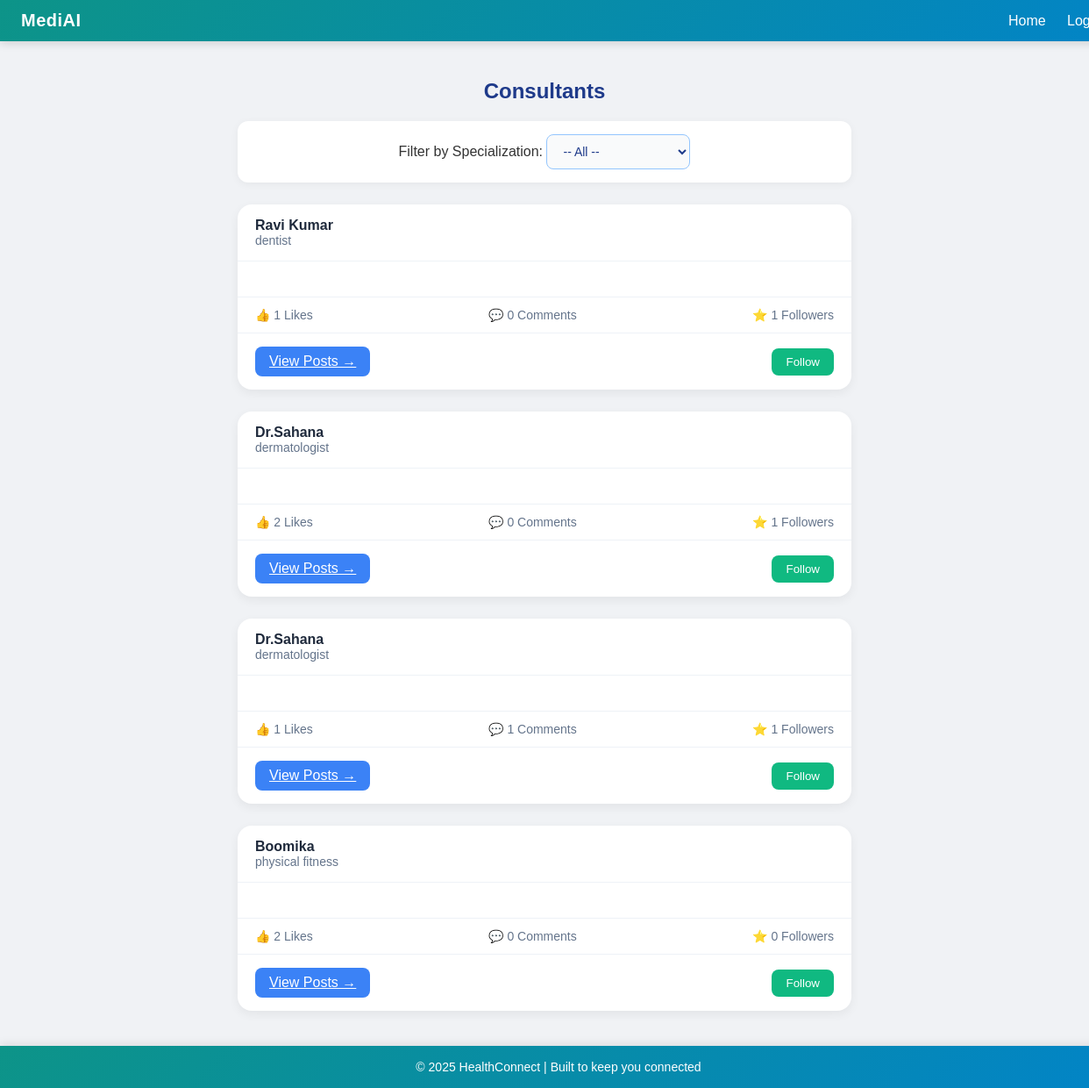
/consultants, run on the app's committed database.
### models.py (models this page shows)
class Consultant(Base):
    __tablename__ = "consultants"
    id = Column(Integer, primary_key=True, index=True)
    name = Column(String, nullable=False)
    email = Column(String, nullable=False)
    specialization = Column(String, nullable=False)
    bio = Column(Text, nullable=True)
    media_path = Column(String, nullable=True)
    media_type = Column(String, nullable=True)
    posts = relationship("ConsultantPost", back_populates="consultant", cascade="all, delete")
    likes = relationship("Like", back_populates="consultant", cascade="all, delete")
    comments = relationship("Comment", back_populates="consultant", cascade="all, delete")
    followers = relationship("Follower", back_populates="consultant", cascade="all, delete")

### app.py (the view)
@app.get("/consultants", response_class=HTMLResponse)
def consultants_page(request: Request, q: str = None, specialization: str = None, db: Session = Depends(get_db)):
    query = db.query(ConsultantPost).join(Consultant)
    if specialization:
        query = query.filter(Consultant.specialization.ilike(f"%{specialization}%"))
    if q:
        q_like = f"%{q}%"
        query = query.filter(
            (Consultant.name.ilike(q_like)) |
            (Consultant.bio.ilike(q_like)) |
            (ConsultantPost.content.ilike(q_like)) |
            (Consultant.specialization.ilike(q_like))
        )
    posts = query.order_by(ConsultantPost.timestamp.desc()).all()
    result = []
    for p in posts:
        c = db.query(Consultant).get(p.consultant_id)
        likes_count = db.query(Like).filter(Like.post_id == p.id).count()
        comments = db.query(Comment).filter(Comment.post_id == p.id).order_by(Comment.timestamp.asc()).all()
        followers_count = db.query(Follower).filter(Follower.consultant_id == c.id).count()
        result.append({
            "post": p,
            "consultant": c,
            "likes_count": likes_count,
            "comments": comments,
            "followers_count": followers_count,
            "profile_pic": media_url_for(c.media_path) if c.media_path else None,
            "media_url": media_url_for(p.media_path) if p.media_path else None
        })
    user_email = request.session.get("user_email") or request.session.get("user")
    user = None
    if user_email:
        user = get_current_user(db, user_email)
    return templates.TemplateResponse("consultants.html", {"request": request, "posts": result, "q": q, "selected_specialization": specialization, "user": user})

### templates/consultants.html (shortened to what this page needs)
<!DOCTYPE html>
<html lang="en">
<head>
</head>
<body>
  <nav>
    <div class="nav-title">MediAI</div>
    <div class="nav-links">
      <a href="/home">Home</a>
      <a href="/logout">Logout</a>
    </div>
  </nav>
  <div class="feed-container">
    <h2>Consultants</h2>
    <div class="filter-form">
      <form method="get" action="/consultants">
        <label for="specialization">Filter by Specialization:</label>
        <select name="specialization" id="specialization" onchange="this.form.submit()">
          <option value="">-- All --</option>
        </select>
      </form>
    </div>
    {% for item in posts %}
      <div class="consultant-card">
        <div class="consultant-header">
          <div>
            <div class="name">{{ item.consultant.name }}</div>
            <div class="spec">{{ item.consultant.specialization }}</div>
          </div>
        </div>
        <div class="consultant-body">
        </div>
        <div class="stats">
          <span>👍 {{ item.likes_count }} Likes</span>
          <span>💬 {{ item.comments|length }} Comments</span>
          <span>⭐ {{ item.followers_count }} Followers</span>
        </div>
        <div class="action-bar">
          <a class="view-post-btn" href="/consultant/{{ item.consultant.id }}">View Posts →</a>
          <form action="/follow/{{ item.consultant.id }}" method="post" style="margin: 0;">
            <button class="btn-follow">Follow</button>
          </form>
        </div>
      </div>
    {% endfor %}
  </div>
  <footer>
    © 2025 HealthConnect | Built to keep you connected
  </footer>
</body>
</html>

### templates/consultants.html (style rules this page uses)
body { margin: 0; font-family: "Poppins", Arial, sans-serif; background-color: #f0f2f5; color: #333; }
nav { background: linear-gradient(135deg, #0d9488, #0284c7); color: white; padding: 12px 24px; display: flex; justify-content: space-between; align-items: center; position: fixed; top: 0; left: 0; width: 100%; z-index: 1000; box-shadow: 0 2px 10px rgba(0,0,0,0.15); }
.nav-title { font-size: 20px; font-weight: 600; letter-spacing: 0.5px; }
.nav-links a { color: white; text-decoration: none; margin-left: 20px; font-weight: 500; transition: opacity 0.3s; }
.feed-container { max-width: 700px; margin: 90px auto 40px auto; padding: 0 15px; }
h2 { text-align: center; font-weight: 600; color: #1e3a8a; margin-bottom: 20px; }
.filter-form { background: white; border-radius: 12px; padding: 15px; box-shadow: 0 2px 10px rgba(0,0,0,0.05); margin-bottom: 25px; text-align: center; }
select { padding: 10px 14px; border: 1px solid #93c5fd; border-radius: 8px; background-color: #f9fafb; color: #1e3a8a; font-weight: 500; font-size: 14px; outline: none; }
.consultant-card { background-color: white; border-radius: 16px; margin-bottom: 25px; box-shadow: 0 4px 12px rgba(0,0,0,0.06); overflow: hidden; transition: transform 0.2s ease, box-shadow 0.2s ease; }
.consultant-header { display: flex; align-items: center; padding: 15px 20px; }
.consultant-header .name { font-weight: 600; color: #1e293b; font-size: 16px; }
.consultant-header .spec { color: #64748b; font-size: 14px; }
.consultant-body { padding: 15px 20px; border-top: 1px solid #eef2f7; }
.stats { border-top: 1px solid #eef2f7; padding: 12px 20px; font-size: 14px; color: #64748b; display: flex; justify-content: space-between; }
.action-bar { display: flex; justify-content: space-between; align-items: center; padding: 15px 20px; border-top: 1px solid #eef2f7; }
.view-post-btn, .btn-follow { border: none; padding: 8px 16px; border-radius: 8px; cursor: pointer; font-weight: 500; transition: transform 0.15s ease, background-color 0.2s ease; }
.view-post-btn { background-color: #3b82f6; color: white; }
.btn-follow { background-color: #10b981; color: white; }
footer { background: linear-gradient(135deg, #0d9488, #0284c7); color: white; text-align: center; padding: 1rem; font-size: 14px; position: relative; bottom: 0; width: 100%; box-shadow: 0 -2px 10px rgba(0,0,0,0.1); }

### data on the page
Consultant: consultant.name "Ravi Kumar", consultant.specialization "dentist"
Consultant: consultant.name "Dr.Sahana" "Dr.Sahana", consultant.specialization "dermatologist" "dermatologist"
Consultant: consultant.name "Boomika", consultant.specialization "physical fitness"

### other printed values
{{ item.likes_count }} "1" "2" "1" "2"
{{ item.comments|length }} "0" "0" "1" "0"
{{ item.followers_count }} "1" "1" "1" "0"
